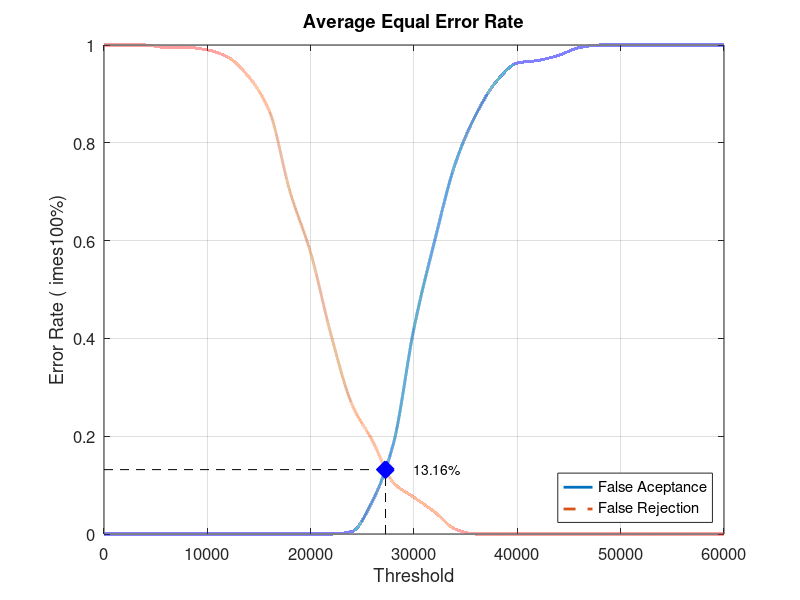
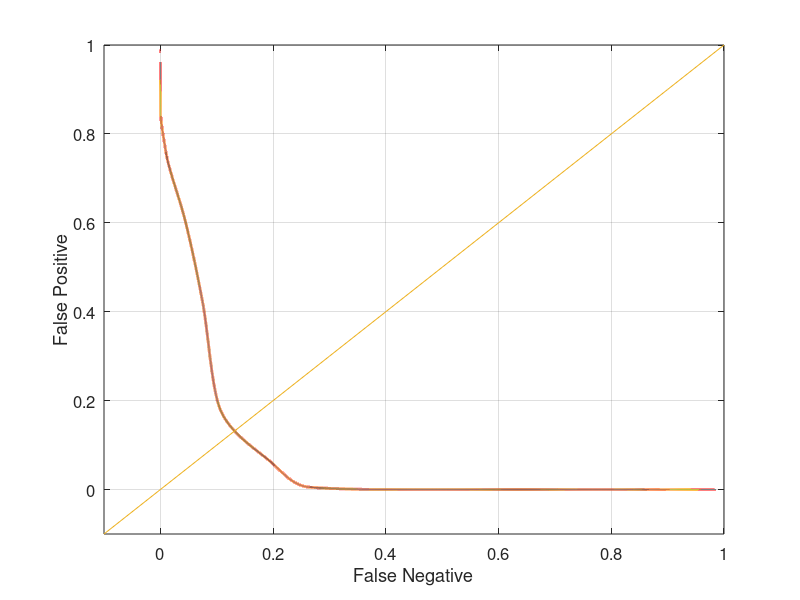

Reproduce these figures in MATLAB, in order.
close all;
clear;
clc;
x = 0:2000:60000;
xq = 0:0.5:60000;

y0 = [0 0 0 0 0 0 0 0 0 0 0 0 0.00526316 0.0684211 0.184211 0.421053 0.6 0.757895 0.857895 0.926316 0.963158 0.968421 0.978947 0.994737 1 1 1 1 1 1 1]
yy0 = interp1(x, y0, xq, 'pchip');
y1 = [1 1 1 0.995 0.995 0.99 0.975 0.935 0.865 0.7 0.575 0.405 0.265 0.19 0.105 0.075 0.045 0.01 0 0 0 0 0 0 0 0 0 0 0 0 0]
yy1 = interp1(x, y1, xq, 'pchip');

% Calculating EER: 
y2 = abs(y0 - y1);
find(y2 == min(y2))
yy2 = abs(yy0 - yy1);
xEER = find(yy2 == min(yy2));
xEERIndex = xq(xEER) % X-axis EER
yEER = yy0(xEER) % Y-axis EER

main = figure
plot(xq, yy0,'-','LineWidth', 2);	hold on
plot(xq, yy1,'--','LineWidth', 2);	hold on
plot([xEERIndex xEERIndex], [0 yEER], 'k--');	hold on
plot([0 xEERIndex], [yEER yEER], 'k--');	hold on
plot(xEERIndex, yEER, 'bx', 'LineWidth', 10);	hold on
text(xEERIndex + 10 * xEERIndex / 100, yEER, [num2str(round((10000 * yEER)) / 100) '%'])
legend('False Aceptance', 'False Rejection', 'Location', 'SouthEast')
xlabel('Threshold')
ylabel('Error Rate (	imes100%)')
title('Average Equal Error Rate')
set(gca, 'FontSize', 12)
axis([0 60000 0 1])
grid on

print(main, 'Database2_4Main', '-dpng');
FNRxFPR = figure('Color', [1 1 1]);
plot(yy1, yy0, '-', yy1, yy0, 'LineWidth', 2);
hold on
y = -0.1:0.1:1
plot(y, y); 
set(gca, 'FontSize', 12)
xlabel('False Negative')
ylabel('False Positive')
axis([-0.1 1 -0.1 1])
set(gca, 'FontSize', 12)
grid on

print(FNRxFPR, 'Database2_4FNRxFPR','-dpng');
